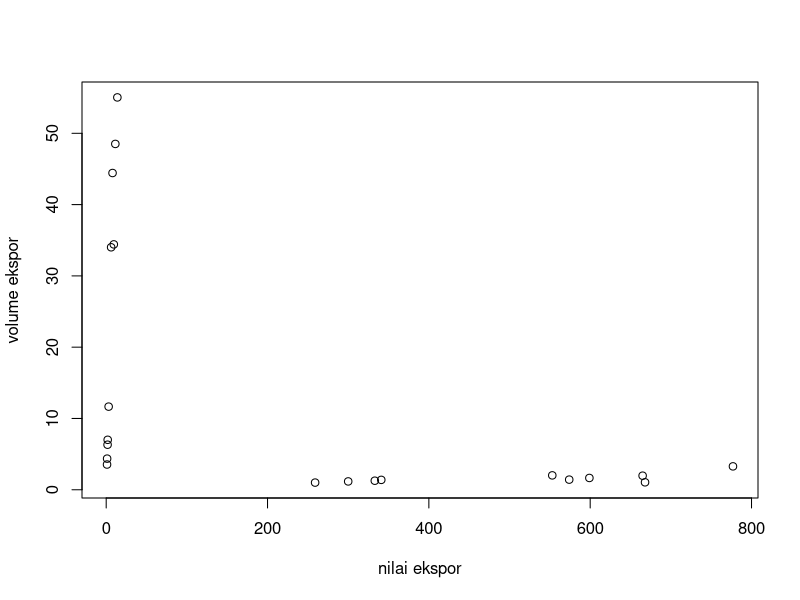

Write R code to recreate this figure.
## ---- chunk 1
#| warning: false
#| echo: true
library(tidyverse)
library(readxl)
## ---- chunk 2
#| label: fig-mpg
#| fig-cap: "City and highway mileage for 38 popular models of cars.Color by number of cylinders"
setwd('D:/metopel/file') # AWAS SETWD-NYA PERBAIKI DULU
library('readxl')
library('tidyverse')
dat<-read_excel('uas.xlsx')
reg1<-lm(v~n,data=dat)
summary(reg1)
plot(dat$v,dat$n,xlab="nilai ekspor",ylab="volume ekspor")
## ---- chunk 3
reg1<-lm(v~n,data=dat)
summary(reg1)
